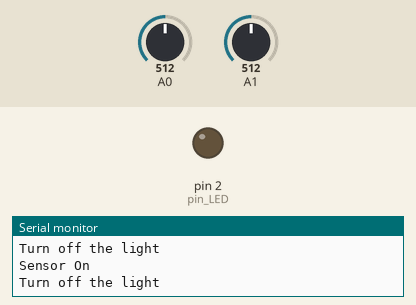
This sketch was run on a simulated Arduino Uno, built with avr-gcc and run on an emulated ATmega328P. Shown: output pins drawn as LEDs (lit = HIGH), the last lines printed to the serial monitor. The inputs (shaded band) are chosen by the test bench; at power-on: A0 = 512, A1 = 512.

Above: at 1.8 s.
1.9 s: A0 set to 215
3.4 s: A0 set to 185
At 4.3 s:
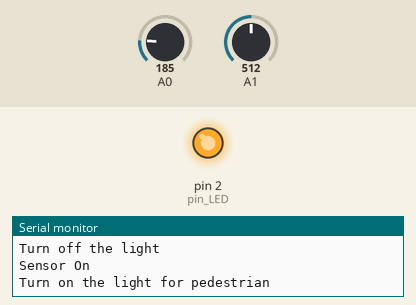
5.5 s: A1 set to 6
7.2 s: A1 set to 3
At 8.7 s:
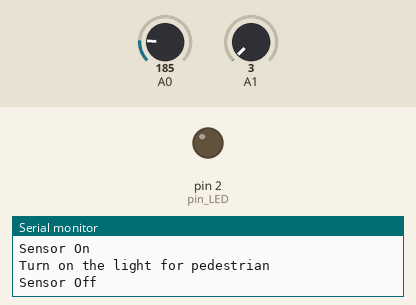
10.5 s: A1 set to 122
At 12.2 s:
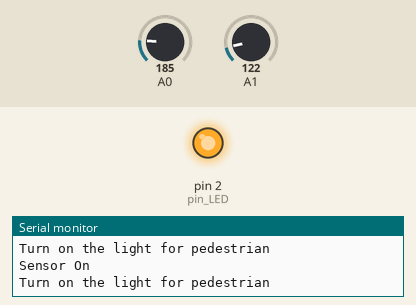
12.5 s: A1 set to 0
At 13.8 s:
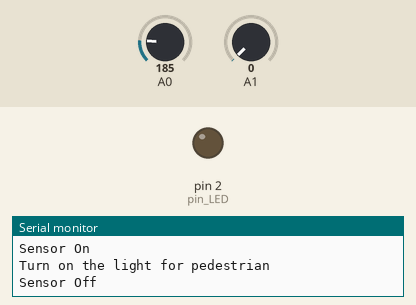
Timing chart, 0 to 15.5 s (numbered marks = the images above; inputs shaded):
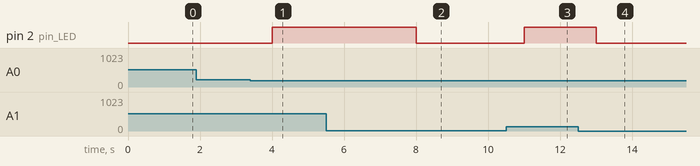

The sketch:

upper_uno.ino
```cpp
//조도센서, 압력센서, LED, 진동모듈 3개
int pin_LED = 2;
int value = 0;

void setup() {
  Serial.begin(9600);
  pinMode(pin_LED, OUTPUT);         //LED는 2번핀
       //압력센서는 A1핀으로
}

void loop() {
  int light = analogRead(A0);      //조도센서는 A0핀으로

  //압력센서
  int FSRsensor = analogRead(A1);     //압력센서는 A1핀으로

  value = map(FSRsensor, 0, 1023, 0, 255);
  if (value >= 1) {
    Serial.print("Sensor On\n");

    if (light <= 200) {
      digitalWrite(pin_LED, HIGH);
      Serial.print("Turn on the light for pedestrian\n");
    }
    else {
      digitalWrite(pin_LED, LOW);
      Serial.print("Turn off the light\n");
    }
    delay(1000);
  }
  else {
    Serial.print("Sensor Off\n");
    digitalWrite(pin_LED, LOW);
    delay(1000);
   }
}
```

Measured:
- the behaviour switches between 201 and 200 on A0 (found by bisection; images 0 and 1)
- the behaviour switches between 5 and 4 on A1 (found by bisection; images 1 and 2)
- after the input at 3.4 s, pin 2 (pin_LED): LOW → HIGH after 0.60 s
- after the input at 7.2 s, pin 2 (pin_LED): HIGH → LOW after 0.81 s
- after the input at 10.5 s, pin 2 (pin_LED): LOW → HIGH after 0.51 s
- after the input at 12.5 s, pin 2 (pin_LED): HIGH → LOW after 0.51 s
